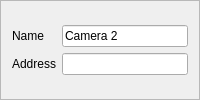
                 <widget class="QFrame" name="config_frame_digi_cam_config_camera_2">
                  <property name="sizePolicy">
                   <sizepolicy hsizetype="Expanding" vsizetype="Expanding">
                    <horstretch>0</horstretch>
                    <verstretch>0</verstretch>
                   </sizepolicy>
                  </property>
                  <property name="minimumSize">
                   <size>
                    <width>0</width>
                    <height>0</height>
                   </size>
                  </property>
                  <property name="maximumSize">
                   <size>
                    <width>16777215</width>
                    <height>16777215</height>
                   </size>
                  </property>
                  <property name="styleSheet">
                   <string notr="true">QFrame#config_frame_digi_cam_config_camera_2{
background-color: rgba(40,40,40,255);
border-radius: 20px;
width:250px;
}
</string>
                  </property>
                  <property name="frameShape">
                   <enum>QFrame::StyledPanel</enum>
                  </property>
                  <property name="frameShadow">
                   <enum>QFrame::Raised</enum>
                  </property>
                  <layout class="QVBoxLayout" name="verticalLayout_9">
                   <item>
                    <layout class="QGridLayout" name="gridLayout_6">
                     <item row="1" column="0">
                      <widget class="QLabel" name="config_label_digi_cam_config_address_camera_2">
                       <property name="sizePolicy">
                        <sizepolicy hsizetype="Fixed" vsizetype="Fixed">
                         <horstretch>0</horstretch>
                         <verstretch>0</verstretch>
                        </sizepolicy>
                       </property>
                       <property name="text">
                        <string>Address</string>
                       </property>
                       <property name="alignment">
                        <set>Qt::AlignCenter</set>
                       </property>
                       <property name="buddy">
                        <cstring>config_label_test_speed</cstring>
                       </property>
                      </widget>
                     </item>
                     <item row="0" column="1">
                      <widget class="QLineEdit" name="config_lineedit_digi_cam_config_name_camera_2">
                       <property name="text">
                        <string>Camera 2</string>
                       </property>
                      </widget>
                     </item>
                     <item row="1" column="1">
                      <widget class="QLineEdit" name="config_lineedit_digi_cam_config_address_camera_2">
                       <property name="text">
                        <string/>
                       </property>
                      </widget>
                     </item>
                     <item row="0" column="0">
                      <widget class="QLabel" name="config_label_digi_cam_config_name_camera_2">
                       <property name="sizePolicy">
                        <sizepolicy hsizetype="Fixed" vsizetype="Fixed">
                         <horstretch>0</horstretch>
                         <verstretch>0</verstretch>
                        </sizepolicy>
                       </property>
                       <property name="text">
                        <string>Name</string>
                       </property>
                       <property name="alignment">
                        <set>Qt::AlignCenter</set>
                       </property>
                       <property name="buddy">
                        <cstring>config_label_test_speed</cstring>
                       </property>
                      </widget>
                     </item>
                    </layout>
                   </item>
                  </layout>
                 </widget>
